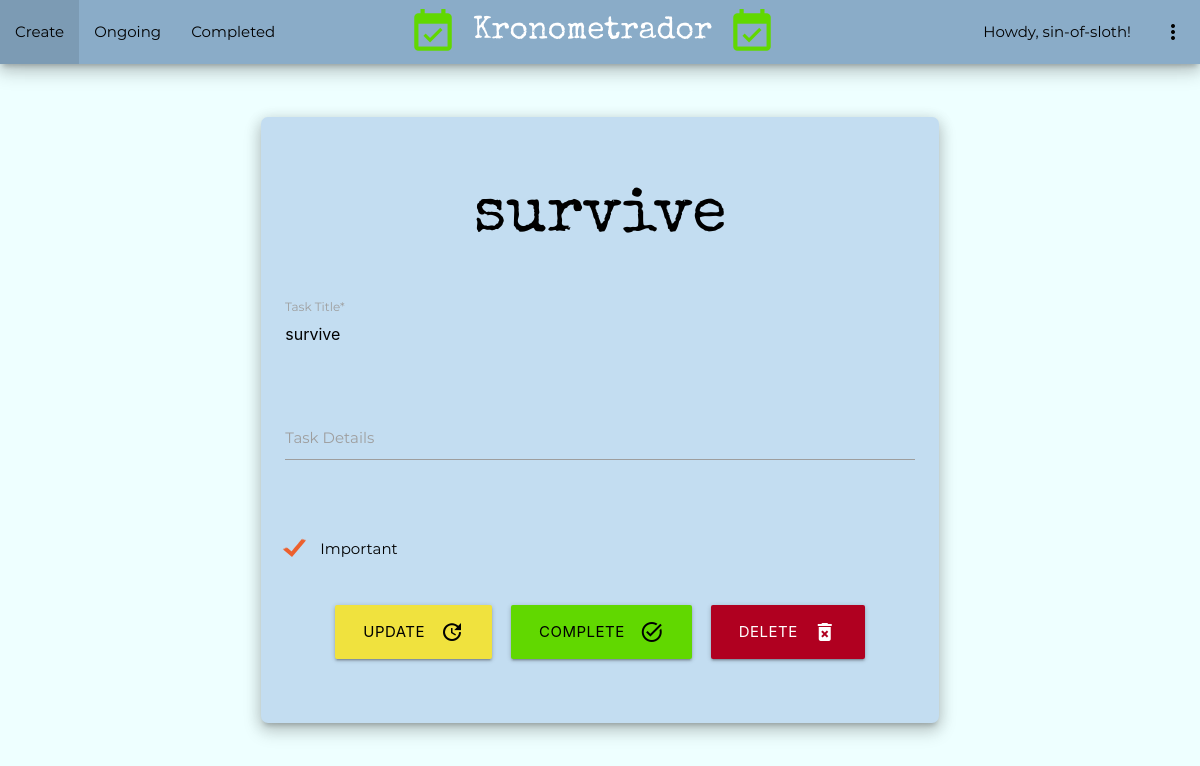
Before: /todo/21 (signed in) with the older database file.
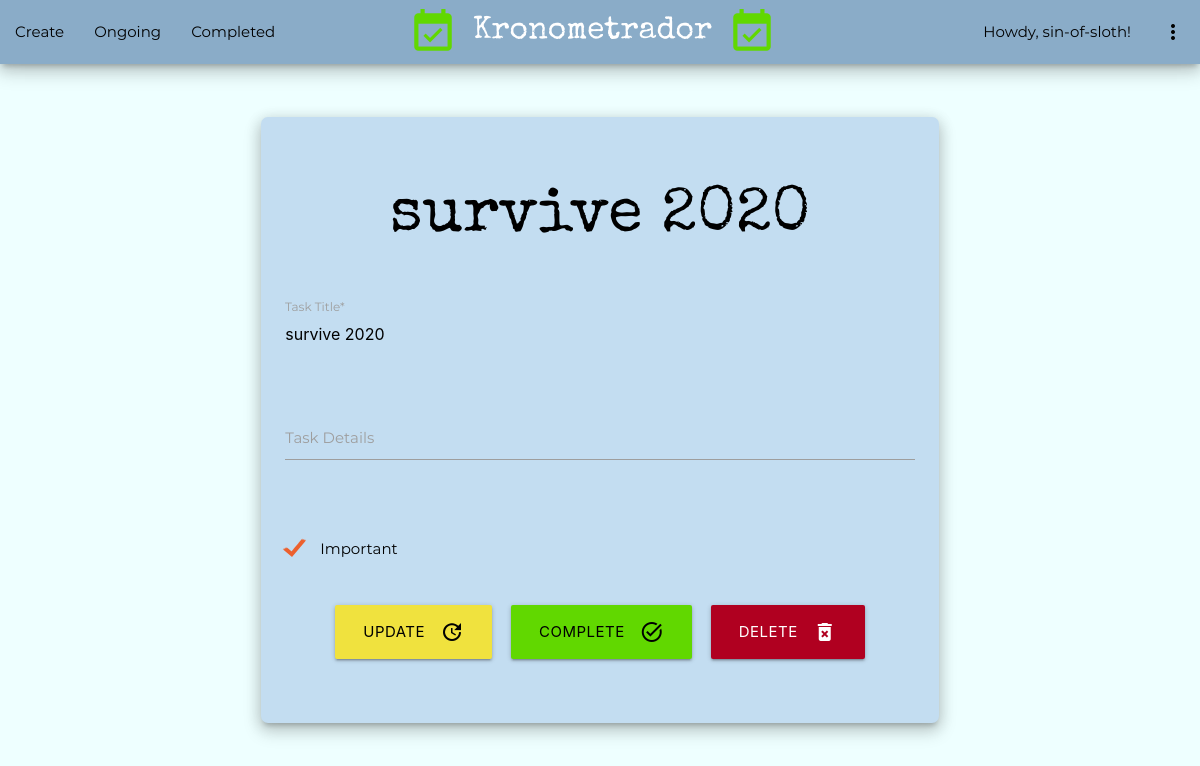
After: the same page with the newer database file.
### todo/models.py (models this page shows, shortened)
class Todo(models.Model) :
    title = models.CharField(max_length=30)
    memo = models.TextField(blank=True)
    created = models.DateTimeField(auto_now_add=True)
    datecompleted = models.DateTimeField(null=True, blank=True)
    important = models.BooleanField(default=False)
    user = models.ForeignKey(User, on_delete=models.CASCADE)

### todo/views.py (the view, shortened to what this page needs)
# urls.py: path('todo/<int:todo_pk>', views.viewtodo, name='viewtodo'),
@login_required
def viewtodo(request, todo_pk) :
    todo = get_object_or_404(Todo, pk=todo_pk, user=request.user)
    if request.method == 'GET' :
        form = TodoForm(instance=todo)
        return render(request, 'todo/viewtodo.html', {'todo':todo, 'form':form})

### todo/forms.py
class TodoForm(ModelForm) :
    class Meta :
        model = Todo
        fields = ['title', 'memo', 'important']
        widgets = {
            'memo': Textarea(attrs={'class':'materialize-textarea'}),
            }

### todo/templates/todo/viewtodo.html (shortened to what this page needs)
{% extends 'todo/base.html' %}
{% block home-url %}{% url 'home' %}{% endblock %}
{% block create-url %}{% url 'createtodo' %}{% endblock %}
{% block current-url %}{% url 'currenttodos' %}{% endblock %}
{% block completed-url %}{% url 'completedtodos' %}{% endblock %}
{% block content %}
<div class="container">
    <div class="row">
        <div class="col s10 offset-s1">
            <div class="card-panel todo-card z-depth-3">
                <div class="row">
                    <div class="col s12 center">
                        <h1 class="specialelite-font">{{ todo.title }}</h1>
                    </div>
                </div>
                <div class="row">
                    <form class="col s12" method="POST">
                        <div class="row">
                            <div class="input-field col s12">
                                {{ form.title }}
                                <label for="id_title">Task Title*</label>
                            </div>
                        </div>
                        <div class="row">
                            <div class="input-field col s12">
                                {{ form.memo }}
                                <label for="id_memo">Task Details</label>
                            </div>
                        </div>
                        <div class="row">
                            <div class="input-field col s12">
                                <label>
                                    <span class="imp-btn">Important</span>
                                </label>
                            </div>
                        </div>
                        <br><br>
                        <div class="row center">
                            <div class="col s12">
                                <button type="submit" class="btn create-btn btn-large">Update<span class="black-span"><i class="material-icons right">update</i></span></button>&emsp;
                                {% if todo.datecompleted is None %}
                                <button type="button" onclick="$('#complete_btn').click()" class="btn complete-btn btn-large">Complete<span class="black-span"><i class="material-icons right">task_alt</i></span></button>&emsp;
                                {% else %}
                                <button type="button" onclick="$('#undocomplete_btn').click()" class="btn undocomplete-btn btn-large">Unmark Complete<span class="black-span"><i class="material-icons right">undo</i></span></button>&emsp;
                                {% endif %}
                                <button type="button" onclick="$('#delete_btn').click()" class="btn delete-btn btn-large">Delete<i class="material-icons right white-text">delete_forever</i></button>
                            </div>
                        </div>
                    </form>
                </div>
            </div>
        </div>
    </div>
</div>
{% endblock %}

Changed rows visible on the page:
changed Todo: title "survive" → "survive 2020"
